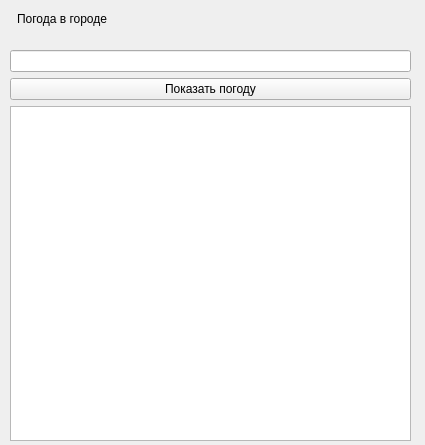
<?xml version="1.0" encoding="UTF-8"?>
<ui version="4.0">
 <class>Form</class>
 <widget class="QWidget" name="Form">
  <property name="geometry">
   <rect>
    <x>0</x>
    <y>0</y>
    <width>425</width>
    <height>445</height>
   </rect>
  </property>
  <property name="windowTitle">
   <string>Form</string>
  </property>
  <widget class="QLabel" name="label">
   <property name="geometry">
    <rect>
     <x>17</x>
     <y>-7</y>
     <width>391</width>
     <height>51</height>
    </rect>
   </property>
   <property name="text">
    <string>Погода в городе</string>
   </property>
  </widget>
  <widget class="QWidget" name="verticalLayoutWidget">
   <property name="geometry">
    <rect>
     <x>10</x>
     <y>50</y>
     <width>401</width>
     <height>391</height>
    </rect>
   </property>
   <layout class="QVBoxLayout" name="verticalLayout">
    <item>
     <widget class="QLineEdit" name="cityInput"/>
    </item>
    <item>
     <widget class="QPushButton" name="showWeatherButton">
      <property name="text">
       <string>Показать погоду</string>
      </property>
     </widget>
    </item>
    <item>
     <widget class="QTextBrowser" name="weatherDetails"/>
    </item>
   </layout>
  </widget>
 </widget>
 <resources/>
 <connections/>
</ui>
